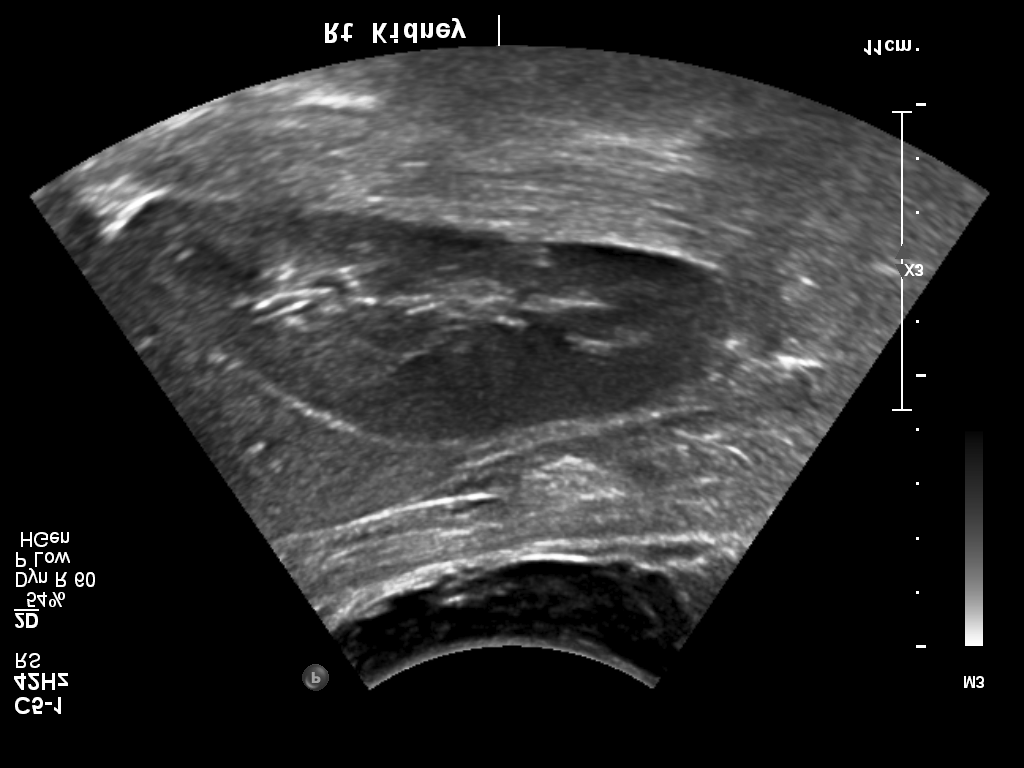
#> input picture SAMUS-main/dataset/SAMUS/KTD/img/1016_1-7.png, 1024 x 768 px, found by its file name; its folder holds only this picture in this run
$ python crop_img.py
#> lines starting #> are read from the running program, lines starting #| are printed output that depends on the picture
### SAMUS-main/utils/data_us.py
import json
import os
from random import randint
import numpy as np
import torch
from skimage import io, color
from PIL import Image
from torch.utils.data import Dataset
from torchvision import transforms as T
from torchvision.transforms import functional as F
from typing import Callable
import os
import cv2
import pandas as pd
from numbers import Number
from typing import Container
from collections import defaultdict
from batchgenerators.utilities.file_and_folder_operations import *
from collections import OrderedDict
from torchvision.transforms import InterpolationMode
from einops import rearrange
import random


# [114 lines left out: functions to_long_tensor, correct_dims, random_click, fixed_click, random_clicks, pos_neg_clicks and 2 more, not called in this run]

class JointTransform2D:
    """
    Performs augmentation on image and mask when called. Due to the randomness of augmentation transforms,
    it is not enough to simply apply the same Transform from torchvision on the image and mask separetely.
    Doing this will result in messing up the ground truth mask. To circumvent this problem, this class can
    be used, which will take care of the problems above.

    Args:
        crop: tuple describing the size of the random crop. If bool(crop) evaluates to False, no crop will
            be taken.
        p_flip: float, the probability of performing a random horizontal flip.
        color_jitter_params: tuple describing the parameters of torchvision.transforms.ColorJitter.
            If bool(color_jitter_params) evaluates to false, no color jitter transformation will be used.
        p_random_affine: float, the probability of performing a random affine transform using
            torchvision.transforms.RandomAffine.
        long_mask: bool, if True, returns the mask as LongTensor in label-encoded format.
    """

    def __init__(self, img_size=256, low_img_size=256, ori_size=256, crop=(32, 32), p_flip=0.0, p_rota=0.0, p_scale=0.0, p_gaussn=0.0, p_contr=0.0,
                 p_gama=0.0, p_distor=0.0, color_jitter_params=(0.1, 0.1, 0.1, 0.1), p_random_affine=0,
                 long_mask=False):
        self.crop = crop
        self.p_flip = p_flip
        self.p_rota = p_rota
        self.p_scale = p_scale
        self.p_gaussn = p_gaussn
        self.p_gama = p_gama
        self.p_contr = p_contr
        self.p_distortion = p_distor
        self.img_size = img_size
        self.color_jitter_params = color_jitter_params
        if color_jitter_params:
            self.color_tf = T.ColorJitter(*color_jitter_params)
        self.p_random_affine = p_random_affine
        self.long_mask = long_mask
        self.low_img_size = low_img_size
        self.ori_size = ori_size

    def __call__(self, image, mask):
        #  gamma enhancement
        if np.random.rand() < self.p_gama:
            c = 1
            g = np.random.randint(10, 25) / 10.0
            # g = 2
            image = (np.power(image / 255, 1.0 / g) / c) * 255
            image = image.astype(np.uint8)
        # transforming to PIL image
        image, mask = F.to_pil_image(image), F.to_pil_image(mask)
        # random crop
        if self.crop:
            i, j, h, w = T.RandomCrop.get_params(image, self.crop)
            image, mask = F.crop(image, i, j, h, w), F.crop(mask, i, j, h, w)
        # random horizontal flip
        if np.random.rand() < self.p_flip:
            image, mask = F.hflip(image), F.hflip(mask)
        # random rotation
        if np.random.rand() < self.p_rota:
            angle = T.RandomRotation.get_params((-30, 30))
            image, mask = F.rotate(image, angle), F.rotate(mask, angle)
        # random scale and center resize to the original size
        if np.random.rand() < self.p_scale:
            scale = np.random.uniform(1, 1.3)
            new_h, new_w = int(self.img_size * scale), int(self.img_size * scale)
            image, mask = F.resize(image, (new_h, new_w), InterpolationMode.BILINEAR), F.resize(mask, (new_h, new_w), InterpolationMode.NEAREST)
            # image = F.center_crop(image, (self.img_size, self.img_size))
            # mask = F.center_crop(mask, (self.img_size, self.img_size))
            i, j, h, w = T.RandomCrop.get_params(image, (self.img_size, self.img_size))
            image, mask = F.crop(image, i, j, h, w), F.crop(mask, i, j, h, w)
        # random add gaussian noise
        if np.random.rand() < self.p_gaussn:
            ns = np.random.randint(3, 15)
            noise = np.random.normal(loc=0, scale=1, size=(self.img_size, self.img_size)) * ns
            noise = noise.astype(int)
            image = np.array(image) + noise
            image[image > 255] = 255
            image[image < 0] = 0
            image = F.to_pil_image(image.astype('uint8'))
        # random change the contrast
        if np.random.rand() < self.p_contr:
            contr_tf = T.ColorJitter(contrast=(0.8, 2.0))
            image = contr_tf(image)
        # random distortion
        if np.random.rand() < self.p_distortion:
            distortion = T.RandomAffine(0, None, None, (5, 30))
            image = distortion(image)
        # color transforms || ONLY ON IMAGE
        if self.color_jitter_params:
            image = self.color_tf(image)
        # random affine transform
        if np.random.rand() < self.p_random_affine:
            affine_params = T.RandomAffine(180).get_params((-90, 90), (1, 1), (2, 2), (-45, 45), self.crop)
            image, mask = F.affine(image, *affine_params), F.affine(mask, *affine_params)
        # transforming to tensor
        image, mask = F.resize(image, (self.img_size, self.img_size), InterpolationMode.BILINEAR), F.resize(mask, (self.ori_size, self.ori_size), InterpolationMode.NEAREST)
        low_mask = F.resize(mask, (self.low_img_size, self.low_img_size), InterpolationMode.NEAREST)
        image = F.to_tensor(image)

        if not self.long_mask:
            mask = F.to_tensor(mask)
            low_mask = F.to_tensor(low_mask)
        else:
            mask = to_long_tensor(mask)
            low_mask = to_long_tensor(low_mask)
        return image, mask, low_mask


class ImageToImage2D(Dataset):
    """
    Reads the images and applies the augmentation transform on them.

    Args:
        dataset_path: path to the dataset. Structure of the dataset should be:
            dataset_path
                |-- MainPatient
                    |-- train.txt
                    |-- val.txt
                    |-- text.txt
                        {subtaski}/{imgname}
                    |-- class.json
                |-- subtask1
                    |-- img
                        |-- img001.png
                        |-- img002.png
                        |-- ...
                    |-- label
                        |-- img001.png
                        |-- img002.png
                        |-- ...
                |-- subtask2
                    |-- img
                        |-- img001.png
                        |-- img002.png
                        |-- ...
                    |-- label
                        |-- img001.png
                        |-- img002.png
                        |-- ...
                |-- subtask...

        joint_transform: augmentation transform, an instance of JointTransform2D. If bool(joint_transform)
            evaluates to False, torchvision.transforms.ToTensor will be used on both image and mask.
        one_hot_mask: bool, if True, returns the mask in one-hot encoded form.
    """

    # [18 lines left out: function __init__, not called in this run]

    def __len__(self):
        return len(self.ids)

    # [97 lines left out: function __getitem__, not called in this run]

class CropImageToImage2D(Dataset):
    """
    Reads the images and applies the augmentation transform on them.

    Args:
        dataset_path: path to the dataset. Structure of the dataset should be:
            dataset_path
                |-- MainPatient
                    |-- train.txt
                    |-- val.txt
                    |-- text.txt
                        {subtaski}/{imgname}
                    |-- class.json
                |-- subtask1
                    |-- img
                        |-- img001.png
                        |-- img002.png
                        |-- ...
                    |-- label
                        |-- img001.png
                        |-- img002.png
                        |-- ...
                |-- subtask2
                    |-- img
                        |-- img001.png
                        |-- img002.png
                        |-- ...
                    |-- label
                        |-- img001.png
                        |-- img002.png
                        |-- ...
                |-- subtask...

        joint_transform: augmentation transform, an instance of JointTransform2D. If bool(joint_transform)
            evaluates to False, torchvision.transforms.ToTensor will be used on both image and mask.
        one_hot_mask: bool, if True, returns the mask in one-hot encoded form.
    """

    # [18 lines left out: function __init__, not called in this run]

    def __len__(self):
        return len(self.ids)

    # [67 lines left out: function __getitem__, not called in this run]


class Logger:
    def __init__(self, verbose=False):
        self.logs = defaultdict(list)
        self.verbose = verbose

    # [6 lines left out: function log, not called in this run]

    def get_logs(self):
        return self.logs

    def to_csv(self, path):
        pd.DataFrame(self.logs).to_csv(path, index=None)

### SAMUS-main/dataset/SAMUS/TN3K/crop_img.py
import os
import cv2
import numpy as np
from utils.data_us import JointTransform2D, ImageToImage2D
if __name__ == '__main__':
    img_path = "./img"
    label_path  = "./label"
    pics = os.listdir(img_path)
    crop_img_path = "./crop_img"
    if not os.path.isdir(crop_img_path):
        os.makedirs(crop_img_path)
    for pic in pics:
        image_name = pic
        image = cv2.imread(os.path.join(img_path, image_name))
#> image is the input picture: shape (768, 1024, 3); min 0, max 255, mean 45.4
        img_ori = cv2.resize(image, dsize=(256, 256))
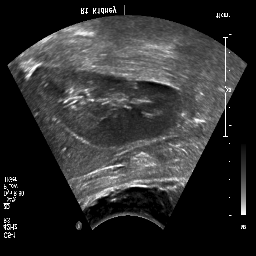
#> img_ori: shape (256, 256, 3); min 0, max 255, mean 45.7

        mask = cv2.imread(os.path.join(label_path, image_name), 0)
#> mask: shape (768, 1024); min 0, max 255, mean 45.4
        # mask = cv2.resize(mask, dsize=(256, 256))
        joint_transform = JointTransform2D(img_size=256, low_img_size=128,
                                    ori_size=256, crop=None, p_flip=0.0, p_rota=0.5, p_scale=0.5,
                                    p_gaussn=0.0,
                                    p_contr=0.5, p_gama=0.5, p_distor=0.0, color_jitter_params=None,
                                    long_mask=True)  # image reprocessing
#> (the run stopped early here; a loop or call above may not have finished)

$ run again, on SAMUS-main/dataset/SAMUS/KTD/img/1055_1-7.png
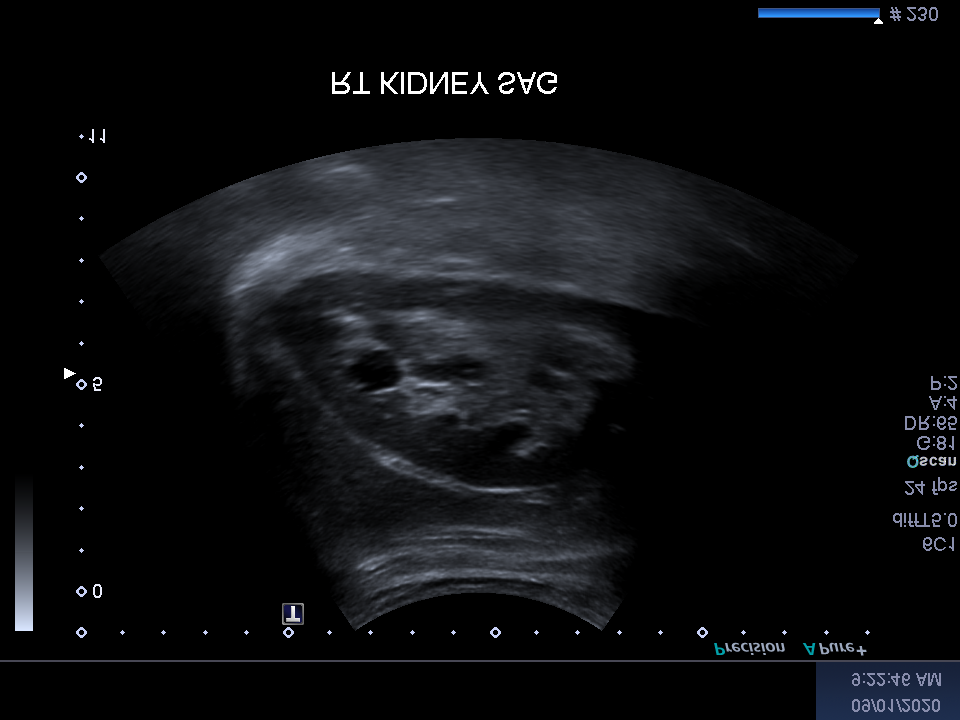
#> input picture SAMUS-main/dataset/SAMUS/KTD/img/1055_1-7.png, 960 x 720 px, found by its file name
#> image is the input picture: shape (720, 960, 3); mean B, G, R 15.7, 13.7, 12.8
#> `img_ori = cv2.resize(image, dsize=(256, 256))`:
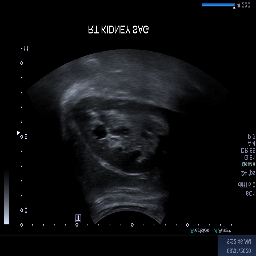
#> img_ori: shape (256, 256, 3); mean B, G, R 15.4, 13.5, 12.5

$ run again, on SAMUS-main/dataset/SAMUS/KTD/img/1070_1-7.png
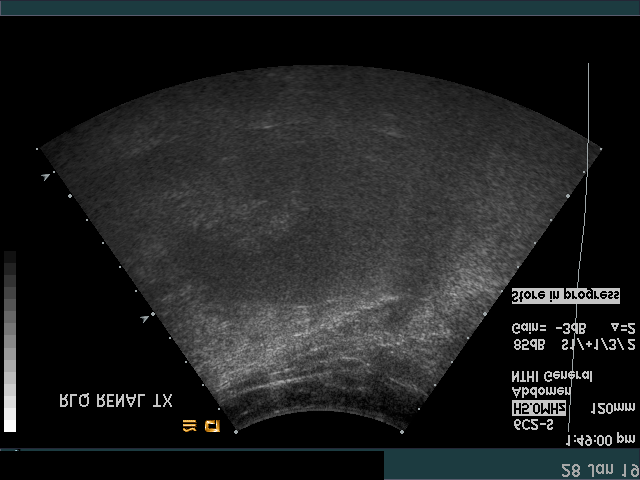
#> input picture SAMUS-main/dataset/SAMUS/KTD/img/1070_1-7.png, 640 x 480 px, found by its file name
#> image is the input picture: shape (480, 640, 3); mean B, G, R 33.4, 33, 31.3
#> `img_ori = cv2.resize(image, dsize=(256, 256))`:
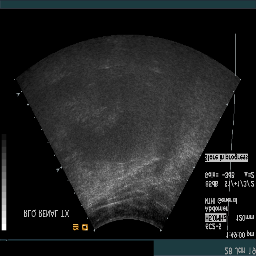
#> img_ori: shape (256, 256, 3); mean B, G, R 33.3, 33, 31.2
#> `mask = cv2.imread(os.path.join(label_path, image_name), 0)`:
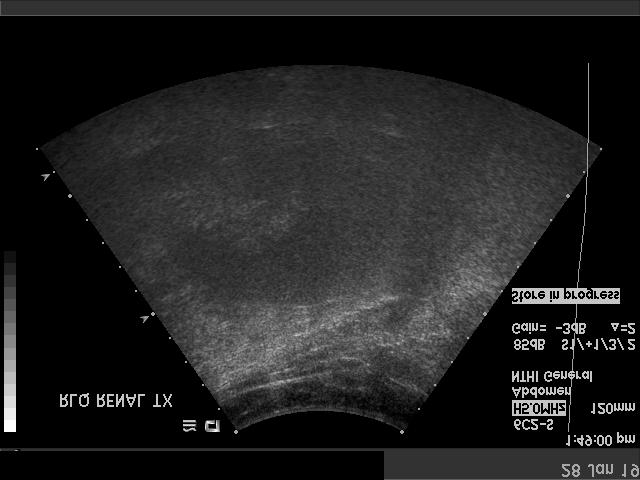
#> mask: shape (480, 640); min 0, max 255, mean 32.6

$ run again, on SAMUS-main/dataset/SAMUS/KTD/img/1072_1-7.png
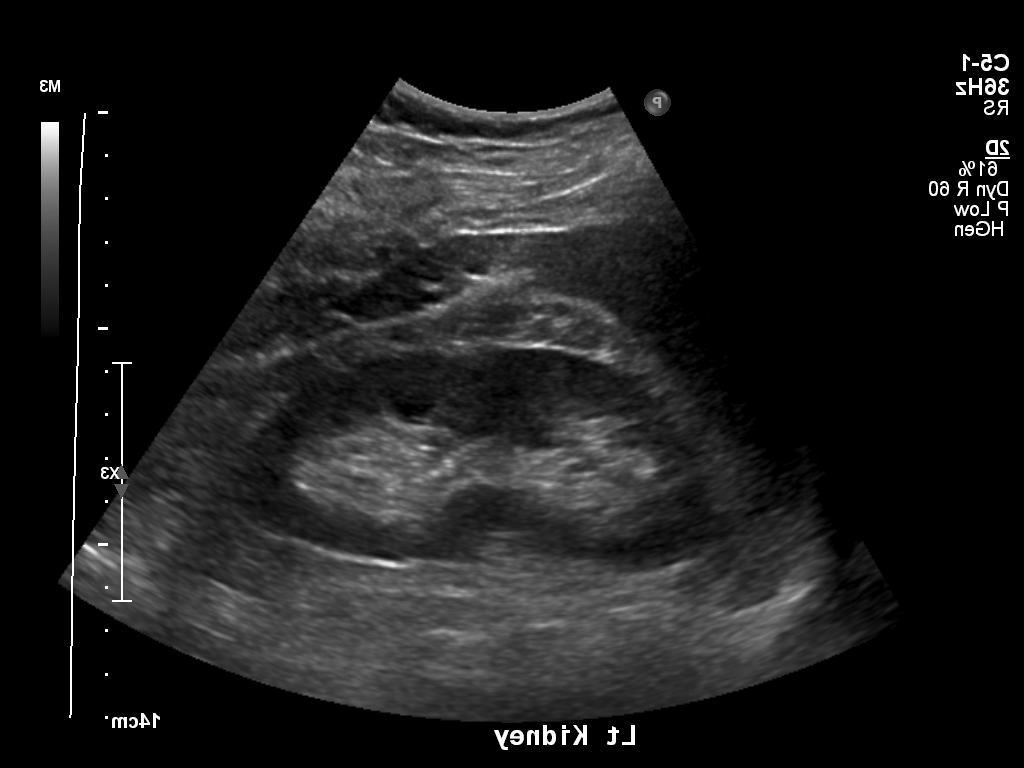
#> input picture SAMUS-main/dataset/SAMUS/KTD/img/1072_1-7.png, 1024 x 768 px, found by its file name
#> image is the input picture: shape (768, 1024, 3); min 0, max 255, mean 26.7
#> `img_ori = cv2.resize(image, dsize=(256, 256))`:
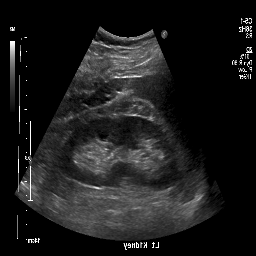
#> img_ori: shape (256, 256, 3); min 0, max 255, mean 26.9

$ run again, on SAMUS-main/dataset/SAMUS/KTD/img/1018_1-7.png
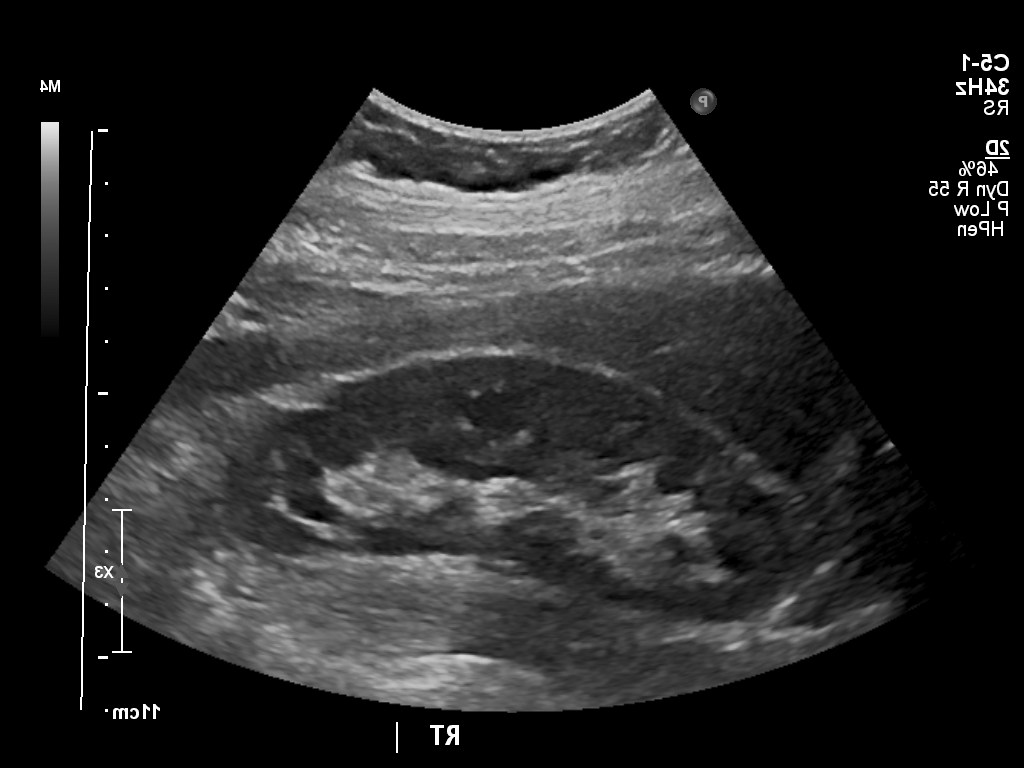
#> input picture SAMUS-main/dataset/SAMUS/KTD/img/1018_1-7.png, 1024 x 768 px, found by its file name
#> image is the input picture: shape (768, 1024, 3); min 0, max 255, mean 37.9
#> `img_ori = cv2.resize(image, dsize=(256, 256))`:
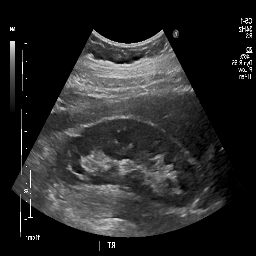
#> img_ori: shape (256, 256, 3); min 0, max 255, mean 38.2
